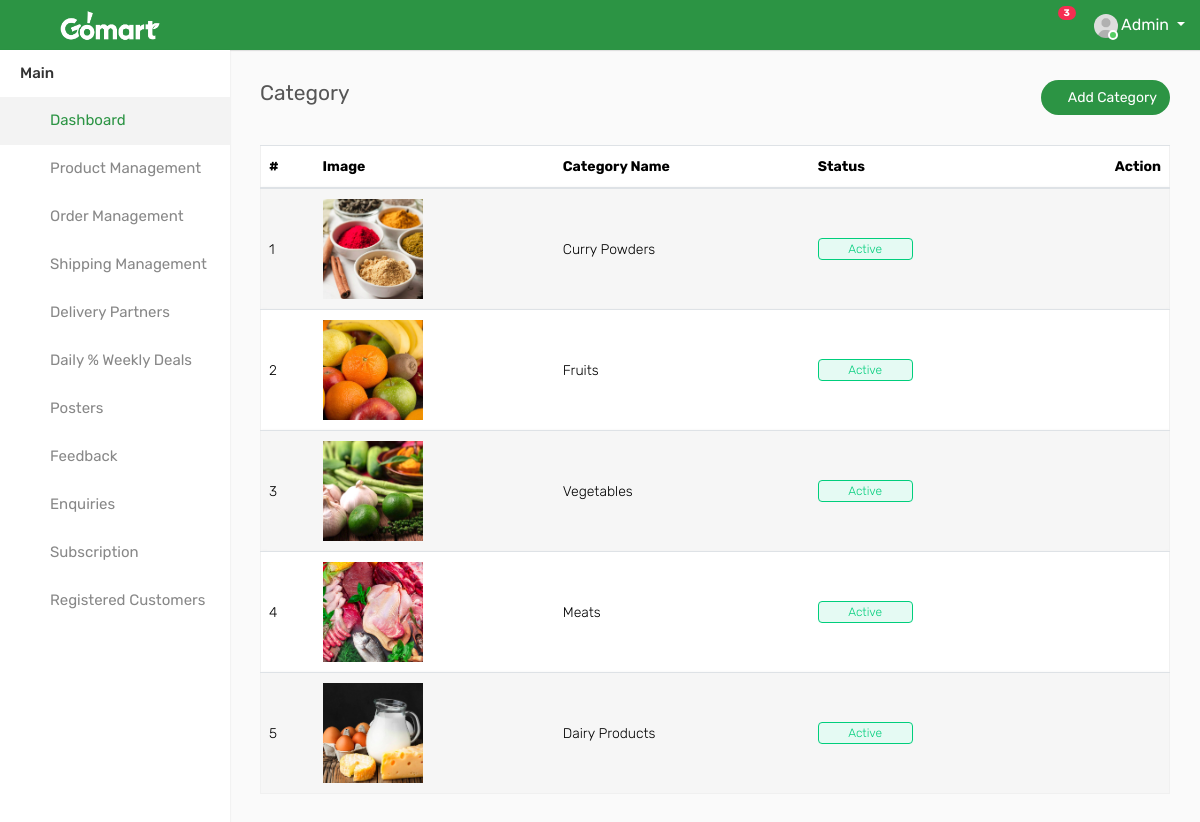
Page /category/ (signed in) on the earlier database version.
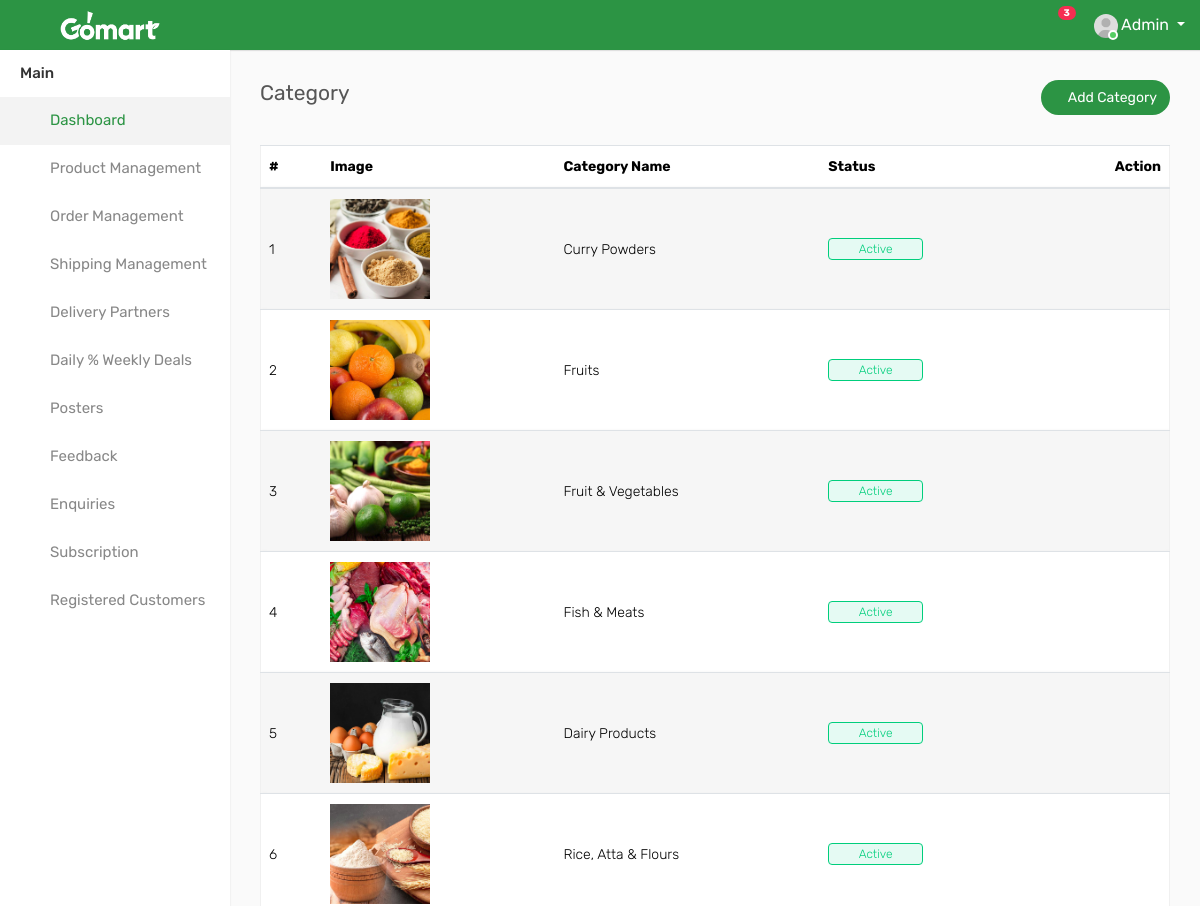
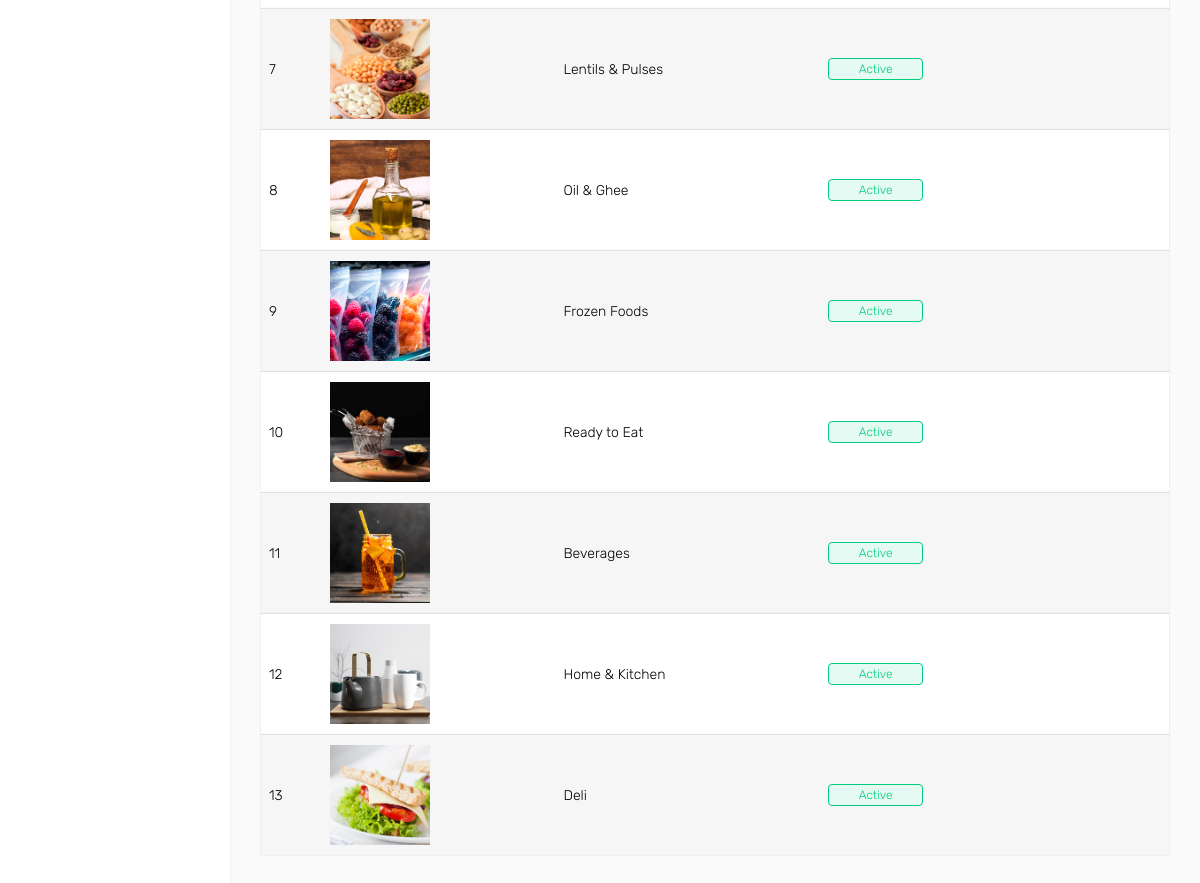
Same page on the later database version (2 pictures, top to bottom).
### GoApp/models.py (models this page shows, shortened)
class tbl_Category(models.Model):
    name = models.CharField(max_length=100, unique=True)
    status = models.CharField(max_length=50, null=True)
    image = models.ImageField(upload_to="media", null=True)

### GoApp/views.py (the view)
# urls.py: path("category/", views.category),
@never_cache
@login_required(login_url='/Gomart_Admin/')
def category(request):
    d = tbl_Category.objects.all()
    return render(request, "category.html", {"d": d})

### templates/category.html (shortened to what this page needs)
{% include 'left_nav.html' %}
        <div class="page-wrapper">
            <div class="content">
                <div class="row">
                    <div class="col-sm-5 col-5">
                        <h4 class="page-title">Category</h4>
                    </div>
                    <div class="col-sm-7 col-7 text-right m-b-30">
                        <a href="/add_category" class="btn btn-primary btn-rounded"><i class="fa fa-plus"></i> Add Category</a>
                    </div>
                </div>
                <div class="row">
                    <div class="col-md-12">
                        <div class="table-responsive">
                            <table class="table table-striped custom-table mb-0 datatable">
                                <thead>
                                    <tr>
                                        <th>#</th>
                                        <th>Image</th>
                                        <th>Category Name</th>
                                        <th>Status</th>
                                        <th class="text-right">Action</th>
                                    </tr>
                                </thead>
                                <tbody>
                                {% for i in d %}
                                    <tr>
                                        <td>{{forloop.counter}}</td>
                                        <td><img src="{{i.image}}" width="100" height="100"></td>
                                        <td>{{i.name}}</td>
										<td><span class="custom-badge status-green">{{i.status}}</span></td>
                                        <td class="text-right">
                                            <div class="dropdown dropdown-action">
                                                <a href="#" class="action-icon dropdown-toggle" data-toggle="dropdown"
                                                   aria-expanded="false"><i class="fa fa-ellipsis-v"></i></a>
                                            </div>
                                        </td>
                                    </tr>
                        </div>
                        {% endfor %}

### templates/left_nav.html (shortened to what this page needs)
<!DOCTYPE html>
{% load static %}
<html lang="en">
<head>
    <link rel="stylesheet" type="text/css" href="{% static 'assets/css/bootstrap.min.css' %}">
    <link rel="stylesheet" type="text/css" href="{% static 'assets/css/font-awesome.min.css' %}">
    <link rel="stylesheet" type="text/css" href="{% static 'assets/style.css' %}">
</head>
<body>
    <div class="main-wrapper">
        <div class="header">
			<div class="header-left">
				<a href="#" class="logo">
					<img src="{% static 'index/assets/img/Admin_Logo.png' %}" width="100" height="35" alt="">
				</a>
			</div>
			<a id="toggle_btn" href="javascript:void(0);"><i class="fa fa-bars"></i></a>
            <ul class="nav user-menu float-right">
                <li class="nav-item dropdown d-none d-sm-block">
                    <a href="#" class="dropdown-toggle nav-link" data-toggle="dropdown"><i class="fa fa-bell-o"></i> <span class="badge badge-pill bg-danger float-right">3</span></a>
                </li>
                <li class="nav-item dropdown has-arrow">
                    <a href="#" class="dropdown-toggle nav-link user-link" data-toggle="dropdown">
                        <span class="user-img">
							<img class="rounded-circle" src="{% static 'assets/img/user.jpg' %}" width="24" alt="Admin">
							<span class="status online"></span>
						</span>
						<span>Admin</span>
                    </a>
                </li>
            </ul>
        </div>
        <div class="sidebar" id="sidebar">
            <div class="sidebar-inner slimscroll">
                <div id="sidebar-menu" class="sidebar-menu">
                    <ul>
                        <li class="menu-title">Main</li>
                        <li class="active">
                            <a href="/Admin_Home"><i class="fa fa-dashboard"></i> <span>Dashboard</span></a>
                        </li>
                        <li class="submenu">
							<a href="#"><i class="fa fa-user"></i> <span> Product Management </span> <span class="menu-arrow"></span></a>
						</li>
                        <li class="submenu">
							<a href="#"><i class="fa fa-user"></i> <span> Order Management </span> <span class="menu-arrow"></span></a>
						</li>
                        <li class="submenu">
							<a href="#"><i class="fa fa-user"></i> <span> Shipping Management </span> <span class="menu-arrow"></span></a>
						</li>
                         <li class="submenu">
							<a href="#"><i class="fa fa-user"></i> <span> Delivery  Partners </span> <span class="menu-arrow"></span></a>
						</li>
 <li class="submenu">
							<a href="#"><i class="fa fa-user"></i> <span> Daily % Weekly Deals </span> <span class="menu-arrow"></span></a>
						</li>
                        <li class="submenu">
							<a href="#"><i class="fa fa-user"></i> <span> Posters </span> <span class="menu-arrow"></span></a>
						</li>
<li class="submenu">
    <a href="#"><i class="fa fa-user"></i> <span> Feedback </span> <span class="menu-arrow"></span></a>
</li>
                          <li>
                            <a href="/all_enquiries"><i class="fa fa-user"></i> <span>Enquiries</span></a>
                        </li>
                        <li>
                            <a href="/all_subscription"><i class="fa fa-user"></i> <span>Subscription</span></a>
                        </li>
                         <li>
                            <a href="/all_customers"><i class="fa fa-user"></i> <span>Registered Customers</span></a>
                        </li>
                    </ul>
                </div>
            </div>
        </div>
</body>
</html>

Differences in the rows shown:
changed tbl_Category: name "Vegetables" → "Fruit & Vegetables"
changed tbl_Category: name "Meats" → "Fish & Meats"
added tbl_Category: image (picture), name "Rice, Atta & Flours", status "Active"
added tbl_Category: image (picture), name "Lentils & Pulses", status "Active"
added tbl_Category: image (picture), name "Oil & Ghee", status "Active"
added tbl_Category: image (picture), name "Frozen Foods", status "Active"
added tbl_Category: image (picture), name "Ready to Eat", status "Active"
added tbl_Category: image (picture), name "Beverages", status "Active"
added tbl_Category: image (picture), name "Home & Kitchen", status "Active"
added tbl_Category: image (picture), name "Deli", status "Active"
